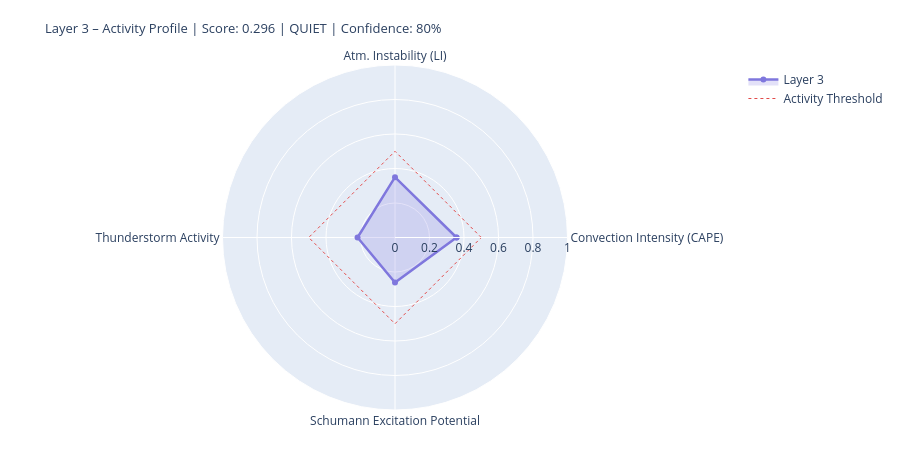

Write notebook code for a chart like this one.
### Markdown cell above
---
## 4. State Assessment & Handoff to Layer 4/5

### Code cell
# ============================================================
# LAYER-3-SCORE
# Five dynamic components
# ============================================================

def norm(v, lo, hi):
    if v is None or (isinstance(v, float) and math.isnan(v)): return None
    return round(max(0.0, min(1.0, (v - lo) / (hi - lo))), 4)

# --- 1) Convection intensity (global CAPE mean) ---
cape_mean = df_atm['cape'].dropna().mean() if not df_atm.empty else None
conv_score = norm(cape_mean, 0, 3000)
conv_src   = 'primary' if cape_mean is not None else 'missing'

# --- 2) Atmospheric instability (LI mean) ---
li_mean   = df_atm['li'].dropna().mean() if not df_atm.empty else None
# Negative LI = unstable → higher score
instab_score = norm(-li_mean if li_mean is not None else None, -6, 6)
instab_src   = 'primary' if li_mean is not None else 'missing'

# --- 3) Thunderstorm activity (mean thunder score + WMO count) ---
thunder_mean = df_atm['thunder_score'].mean() if not df_atm.empty else None
n_thunder    = int(df_atm['thunderstorm'].sum()) if not df_atm.empty else 0
thunder_score_val = norm(
    (thunder_mean or 0) * 0.7 + n_thunder * 0.1, 0, 1.0
) if thunder_mean is not None else None
thunder_src = 'primary'

# --- 4) Schumann excitation potential (weighted Schumann contribution) ---
schumann_pot = df_atm['schumann_contribution'].mean() if not df_atm.empty else None
# Boosted by Layer-2 thunderstorm trigger
if schumann_pot is not None and l2_thunder:
    schumann_pot = min(1.0, schumann_pot * 1.2)
schumann_score = norm(schumann_pot, 0, 1.0) if schumann_pot is not None else None
schumann_src   = 'derived'

# --- 5) Storm activity (NASA EONET) ---
# Distinction: None = data not loaded, 0.0 = loaded but no events
storm_score = None
storm_src   = 'missing'
if raw.get('storms') is not None:          # API reached successfully
    storm_score = norm(len(storm_events), 0, 30) if storm_events else 0.0
    storm_src   = 'primary'

# X-Ray and Kp: context only, not in dynamic score
# (X-Ray = Layer-0/4 driver; Kp = geomagnetic index, not a lightning proxy)
xray_context = None
if raw.get('xray'):
    df_xc = pd.DataFrame(raw['xray'])
    fc = next((c for c in df_xc.columns
               if any(k in c.lower() for k in ['flux','long']) and 'time' not in c.lower()),
              df_xc.columns[1])
    df_xc[fc] = pd.to_numeric(df_xc[fc], errors='coerce')
    xray_last = df_xc[fc].dropna().iloc[-1] if not df_xc[fc].dropna().empty else None
    if xray_last:
        xray_class = ('X' if xray_last>=1e-4 else 'M' if xray_last>=1e-5
                      else 'C' if xray_last>=1e-6 else 'B')
        xray_context = {'flux': float(xray_last), 'class': xray_class}
        print(f'X-Ray context: {xray_class}-class ({xray_last:.2e} W/m²)')

# --- Aggregate ---
COMPONENTS = {
    'Convection Intensity (CAPE)':  {'score': conv_score,       'source': conv_src,    'dynamic': True},
    'Atm. Instability (LI)':         {'score': instab_score,     'source': instab_src,  'dynamic': True},
    'Thunderstorm Activity':              {'score': thunder_score_val, 'source': thunder_src, 'dynamic': True},
    'Schumann Excitation Potential':   {'score': schumann_score,   'source': schumann_src,'dynamic': True},
    'Active Storm Events (EONET)': {'score': storm_score,      'source': storm_src,   'dynamic': True},
}

available   = {k: v['score'] for k, v in COMPONENTS.items() if v['score'] is not None}
unavailable = [k for k, v in COMPONENTS.items() if v['score'] is None]
layer3_score = round(sum(available.values()) / len(available), 4) if available else None
confidence   = round(len(available) / len(COMPONENTS), 2)
level = ('unknown' if layer3_score is None
         else 'quiet'   if layer3_score < 0.3
         else 'moderate' if layer3_score < 0.6
         else 'active')
dominant_l3 = max(available, key=available.get) if available else 'none'

# --- Ausgabe ---
W = 68
print('=' * W)
print('LAYER 3 – ATMOSPHERE / WEATHER / THUNDERSTORMS – STATE ASSESSMENT')
print('=' * W)
for name, comp in COMPONENTS.items():
    s = comp['score']
    if s is not None:
        bar = '█' * int(s * 20) + '░' * (20 - int(s * 20))
        print(f'  {name:<36} {bar}  {s:.3f}  [{comp["source"]}]')
    else:
        print(f'  {name:<36} {"─" * 20}  n/a   [missing]')
print('-' * W)
print(f'  Score:        {layer3_score:.3f}  ({len(available)}/{len(COMPONENTS)} components)')
print(f'  Confidence:   {confidence:.0%}')
print(f'  Level:        {level.upper()}')
print(f'  Dominant:     {dominant_l3}')
print(f'  CAPE mean:    {cape_mean:.0f} J/kg' if cape_mean else '  CAPE mean:    n/a')
print(f'  LI mean:      {li_mean:.1f} K' if li_mean is not None else '  LI mean:      n/a')
print(f'  Thunderstorms:{n_thunder} points (WMO)  +  {len(storm_events)} NASA EONET')
print('=' * W)

# Radar
cats   = list(available.keys())
vals_r = list(available.values())
if len(cats) >= 3:
    fig = go.Figure()
    fig.add_trace(go.Scatterpolar(
        r=vals_r + [vals_r[0]], theta=cats + [cats[0]],
        fill='toself', fillcolor='rgba(127,119,221,0.22)',
        line=dict(color='#7F77DD', width=2.5), name='Layer 3'
    ))
    fig.add_trace(go.Scatterpolar(
        r=[0.5] * (len(cats)+1), theta=cats + [cats[0]],
        line=dict(color='#E24B4A', dash='dot', width=1),
        mode='lines', name='Activity Threshold'
    ))
    fig.update_layout(
        title=dict(
            text=f'Layer 3 – Activity Profile | Score: {layer3_score:.3f} | {level.upper()} | Confidence: {confidence:.0%}',
            font=dict(size=13)
        ),
        polar=dict(radialaxis=dict(visible=True, range=[0, 1])),
        height=450, showlegend=True,
        margin=dict(l=60, r=60, t=65, b=40)
    )
    fig.show()

### Figure 1 — Plotly figure (JSON) as saved in the notebook; plotly's stock layout.template omitted (floating-point values rounded to 4 significant figures)
{"data": [{"fill": "toself", "fillcolor": "rgba(127,119,221,0.22)", "line": {"color": "#7F77DD", "width": 2.5}, "name": "Layer 3", "r": [0.3567, 0.35, 0.2171, 0.2608, 0.3567], "theta": ["Convection Intensity (CAPE)", "Atm. Instability (LI)", "Thunderstorm Activity", "Schumann Excitation Potential", "Convection Intensity (CAPE)"], "type": "scatterpolar"}, {"line": {"color": "#E24B4A", "dash": "dot", "width": 1}, "mode": "lines", "name": "Activity Threshold", "r": [0.5, 0.5, 0.5, 0.5, 0.5], "theta": ["Convection Intensity (CAPE)", "Atm. Instability (LI)", "Thunderstorm Activity", "Schumann Excitation Potential", "Convection Intensity (CAPE)"], "type": "scatterpolar"}], "layout": {"height": 450, "margin": {"b": 40, "l": 60, "r": 60, "t": 65}, "polar": {"radialaxis": {"range": [0, 1], "visible": true}}, "showlegend": true, "title": {"font": {"size": 13}, "text": "Layer 3 – Activity Profile | Score: 0.296 | QUIET | Confidence: 80%"}}}
